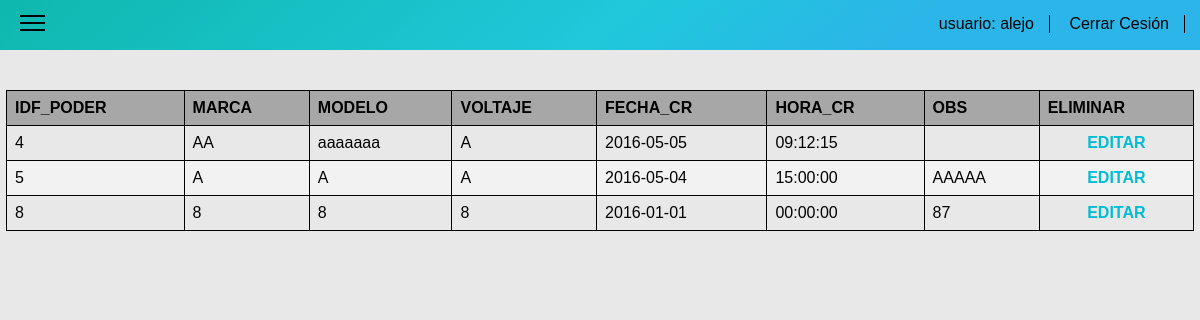
The page /index/f_poder_actualizar.php (signed in) on the database its author committed.
### tables this page shows
CREATE TABLE IF NOT EXISTS `f_poder` (
`IDF_PODER` int(11) NOT NULL,
  `MARCA` varchar(100) DEFAULT NULL,
  `MODELO` varchar(50) DEFAULT NULL,
  `VOLTAJE` varchar(30) DEFAULT NULL,
  `FECHA_CR` date DEFAULT NULL,
  `HORA_CR` time DEFAULT NULL,
  `OBS` varchar(200) DEFAULT NULL
);

### index/f_poder_actualizar.php (the view, shortened to what this page needs)
<!DOCTYPE html>
<html>
<head>
  <link rel="stylesheet" type="text/css" href="../css/normalize.css">
  <link rel="stylesheet" type="text/css" href="../css/index.css">
</head>
<body>
<?php
$nom=$_SESSION['usuario'];
?>
<nav class="menu">
<ul class="ul-top">
    <li class="menu-ham" onclick="myFunction()">
      <div  class="menu-top"></div>
      <div></div>
      <div class="menu-bottom"></div>
    </li>
    <li class="li-top">
      <span class="usu"><a href="index.php">usuario: <?php echo "$nom" ?></a></span>
    </li>
    <li class="li-top" id="li-top">
      <span class=""><a href="../desconectar.php">Cerrar Cesión</a></span>
    </li>
  </ul>
</nav>
<div class="contenedor" id="contenedor">
<div class="con-table">
<?php
require("../conectar.php");
$datos = $conexion->query("SELECT * FROM f_poder");
?>
<table>
  <thead>
  <th>IDF_PODER</th><th>MARCA</th>
  <th>MODELO</th><th>VOLTAJE</th><th>FECHA_CR</th>
  <th>HORA_CR</th><th>OBS</th><th>ELIMINAR</th>
  </thead>
  <tbody>
    <?php while($user = mysqli_fetch_array($datos)){ ?>
      <tr>
        <td><?php echo $user['IDF_PODER']; ?></td>
        <td><?php echo $user['MARCA']; ?></td>
        <td><?php echo $user['MODELO']; ?></td>
        <td><?php echo $user['VOLTAJE']; ?></td>
        <td><?php echo $user['FECHA_CR']; ?></td>
        <td><?php echo $user['HORA_CR']; ?></td>
        <td><?php echo $user['OBS']; ?></td>
        <td class="editar_campo">
        <a href="editar/editar-f_poder.php?IDF_PODER=<?php echo $user['IDF_PODER']; ?>"
        onclick="return confirm('desea editar este campo')">EDITAR</a>
        </td>
      </tr>
    <?php } ?>
  </tbody>
</table>
</div>
</div>
</body>
</html>

### css/index.css (style rules this page uses)
.menu { position: absolute; width: 100%; background:linear-gradient(141deg, #0fb8ad 0%, #1fc8db 51%, #2cb5e8 75%); height: 50px; z-index: 1; }
.ul-top { list-style-type: none; margin: 0; padding: 0; text-align: right; }
.li-top { display: inline-block; margin-right: 15px; height: 50px; }
.li-top span { display: inline-block; margin-top: 15px; border-right: 1px solid; padding-right: 10px; }
.li-top span a { text-decoration: none; color: black ; margin-right: 5px; }
.menu-ham { position: absolute; margin-left: 20px; width: 25px; margin-top: 10px; cursor:pointer; }
.menu-ham div { display: block; background-color: black; width: 25px; height: 2px; margin-top: 5px; }
.contenedor { width: 100%; height: 100%; background-color: #E8E8E8; position: absolute; transition: all 0.5s ease-out; -webkit-transition: all 0.5s ease-out; -moz-transition: all 0.5s ease-out; overflow-y: scroll; }
.con-table { overflow-x:auto; margin-top: 90px }
table { border-collapse: collapse; width: 99%; margin-left: 6px; }
table, td, th { border: 1px solid black; text-align: left; }
th { background-color: rgba(68, 68, 68, 0.4); }
th, td { text-align: left; padding: 8px; }
tr:nth-child(even) { background-color: #f2f2f2 }
table a { text-decoration: none; color: #00BCD4; font-weight: bold; }
.eliminar_campo,.editar_campo { text-align: center }

### rows shown on the page
f_poder: IDF_PODER "4", MARCA "AA", MODELO "aaaaaaa", VOLTAJE "A", FECHA_CR "2016-05-05", HORA_CR "09:12:15"
f_poder: IDF_PODER "5", MARCA "A", MODELO "A", VOLTAJE "A", FECHA_CR "2016-05-04", HORA_CR "15:00:00", OBS "AAAAA"
f_poder: IDF_PODER "8", MARCA "8", MODELO "8", VOLTAJE "8", FECHA_CR "2016-01-01", HORA_CR "00:00:00", OBS "87"

### other values the page prints
$nom "alejo"
